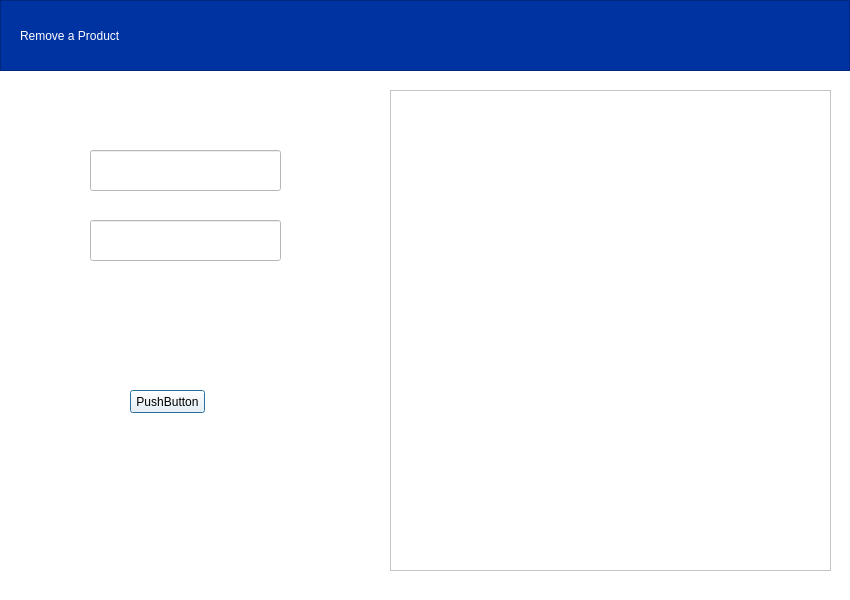
<?xml version="1.0" encoding="UTF-8"?>
<ui version="4.0">
 <class>Dialog</class>
 <widget class="QDialog" name="Dialog">
  <property name="geometry">
   <rect>
    <x>0</x>
    <y>0</y>
    <width>850</width>
    <height>600</height>
   </rect>
  </property>
  <property name="windowTitle">
   <string>Dialog</string>
  </property>
  <widget class="QWidget" name="background" native="true">
   <property name="geometry">
    <rect>
     <x>0</x>
     <y>0</y>
     <width>850</width>
     <height>600</height>
    </rect>
   </property>
   <property name="styleSheet">
    <string notr="true">QWidget{
	background-color: rgb(255, 255, 255);
}</string>
   </property>
   <widget class="QFrame" name="top_bar">
    <property name="geometry">
     <rect>
      <x>0</x>
      <y>0</y>
      <width>850</width>
      <height>71</height>
     </rect>
    </property>
    <property name="styleSheet">
     <string notr="true">QFrame{
	background-color:rgba(0, 51, 162, 255);
}

QLabel{
	background-color: none;
	color: rgb(255, 255, 255);
}</string>
    </property>
    <property name="frameShape">
     <enum>QFrame::StyledPanel</enum>
    </property>
    <property name="frameShadow">
     <enum>QFrame::Raised</enum>
    </property>
    <widget class="QLabel" name="label">
     <property name="geometry">
      <rect>
       <x>20</x>
       <y>20</y>
       <width>351</width>
       <height>31</height>
      </rect>
     </property>
     <property name="styleSheet">
      <string notr="true">
font: 75 20pt &quot;MS Shell Dlg 2&quot;;</string>
     </property>
     <property name="text">
      <string>Remove a Product</string>
     </property>
    </widget>
   </widget>
   <widget class="QTableView" name="tableView">
    <property name="geometry">
     <rect>
      <x>390</x>
      <y>90</y>
      <width>441</width>
      <height>481</height>
     </rect>
    </property>
    <property name="frameShape">
     <enum>QFrame::StyledPanel</enum>
    </property>
    <property name="alternatingRowColors">
     <bool>true</bool>
    </property>
   </widget>
   <widget class="QLineEdit" name="lineEdit_searchBar">
    <property name="geometry">
     <rect>
      <x>90</x>
      <y>150</y>
      <width>191</width>
      <height>41</height>
     </rect>
    </property>
   </widget>
   <widget class="QLineEdit" name="lineEdit_searchBar_2">
    <property name="geometry">
     <rect>
      <x>90</x>
      <y>220</y>
      <width>191</width>
      <height>41</height>
     </rect>
    </property>
   </widget>
   <widget class="QPushButton" name="pushButton">
    <property name="geometry">
     <rect>
      <x>130</x>
      <y>390</y>
      <width>75</width>
      <height>23</height>
     </rect>
    </property>
    <property name="text">
     <string>PushButton</string>
    </property>
   </widget>
  </widget>
 </widget>
 <resources/>
 <connections/>
</ui>
